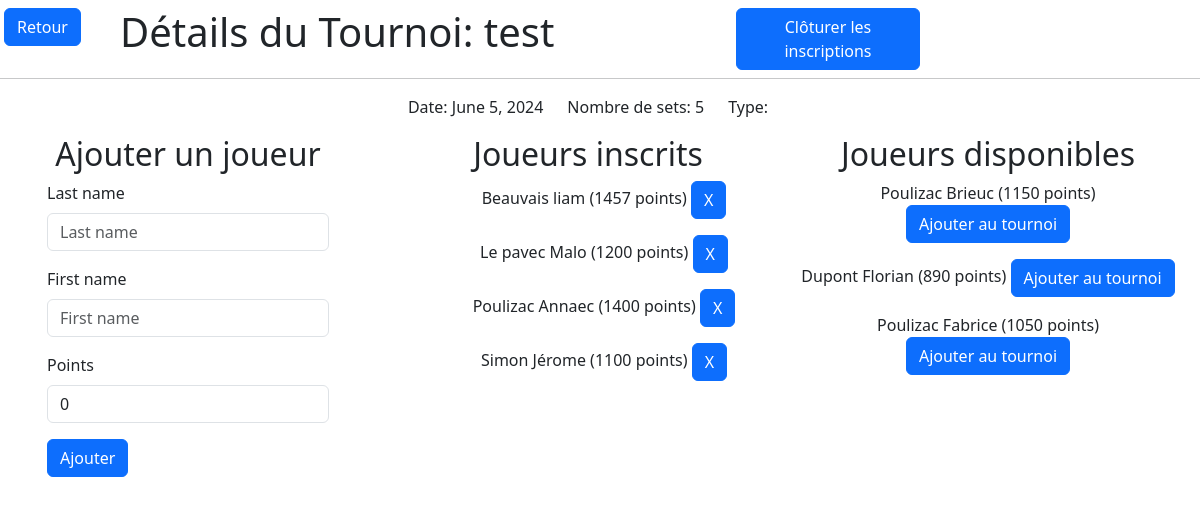
The app's page /5/ with its own data.
### tournament/models.py (models this page shows)
class Tournament(models.Model):
    date = models.DateField()
    name = models.CharField(max_length=100)
    set_number = models.IntegerField(default=5)
    category = models.CharField(max_length=100, choices=CATEGORIES, default="C")
    closed = models.BooleanField(default=False)
    tournament_type = models.CharField(max_length=100, choices=TOURNAMENT_TYPES, default="CLASSIC")

### player/models.py (models this page shows)
class Player(models.Model):
    first_name = models.CharField(max_length=50)
    last_name = models.CharField(max_length=50)
    points = models.IntegerField(default=0)
    tournaments = models.ManyToManyField(Tournament, related_name='players')

### tournament/views.py (the view, shortened to what this page needs)
# urls.py: path('<int:pk>/', TournamentDetailView.as_view(), name='tournament_detail'),
class TournamentDetailView(DetailView):
    model = Tournament
    template_name = "tournament/tournament_detail.html"
    context_object_name = 'tournament'
    def get_available_players(self):
            if self.object.category == "C":
                return Player.objects.exclude(tournaments=self.object).exclude(points=0)
            else:
                return Player.objects.exclude(tournaments=self.object)
    def get_context_data(self, **kwargs):
        context = super().get_context_data(**kwargs)
        context['players'] = self.object.players.order_by('last_name').all()
        context['form'] = PlayerForm()
        available_players = self.get_available_players()
        context['available_players'] = available_players
        return context

### tournament/views.py
class PlayerForm(forms.ModelForm):
    class Meta:
        model = Player
        fields = ['last_name', 'first_name', 'points']

### templates/tournament/tournament_detail.html (shortened to what this page needs)
{% extends "base/base.html" %}
{% load bootstrap5 %}
{% block content %}
    <div class="row">
        <div class="row">
            <div class="col-1 mx-2 p-2">
                <a class="btn btn-primary" href="{% url 'tournaments' %}">Retour</a>
            </div>
            <div class="col-6 p-2 mx-2">
                <h1>Détails du Tournoi: {{ tournament.name }}</h1>
            </div>
            {% if tournament.step_set %}
            <div class="col-2 p-2 mx-2">
            {% if tournament.step_set|length == 0 %}
                <a class="btn btn-primary" href="{% url 'create_first_step' tournament.pk %}">Clôturer les inscriptions</a>
            {% else %}
                <a class="btn btn-primary" href="{% url 'steps' tournament.pk %}">Accéder aux poules</a>
            {% endif %}
                </div>
            {% endif %}
        </div>
        <hr>
        <div class="row d-flex justify-content-center">
            <p style="width: fit-content">Date: {{ tournament.date }}</p>
            <p style="width: fit-content">Nombre de sets: {{ tournament.set_number }}</p>
            <p style="width: fit-content">Type: {{ tournament.get_type_display }}</p>
        </div>
        <div class="row d-flex justify-content-around">
            <div class="col">
                <h2 class="text-center">Ajouter un joueur</h2>
                <form class="w-75 mx-auto" method="post">
                    {% bootstrap_form form %}
                    {% buttons %}
                        <button type="submit" class="btn btn-primary">Ajouter</button>
                    {% endbuttons %}
                </form>
            </div>
            <div class="col">
                <h2 class="text-center">Joueurs inscrits</h2>
                <ul class="mx-auto">
                    {% for player in players %}
                        <div class="mb-2">
                            <p class="text-center">{{ player.last_name }} {{ player.first_name }} ({{ player.points }}
                                points)
                                <a class="btn btn-primary"
                                   href="{% url 'delete_player_from_tournament' tournament.pk player.pk %}">
                                    X
                                </a>
                            </p>
                        </div>
                    {% endfor %}
                </ul>
            </div>
            <div class="col">
                <h2 class="text-center">Joueurs disponibles</h2>
                {% for player in available_players %}
                    <div class="mb-2">
                        <p class="text-center">{{ player.last_name }} {{ player.first_name }} ({{ player.points }}
                            points)
                            <a class="btn btn-primary"
                               href="{% url 'add_player_to_tournament' tournament.pk player.pk %}">
                                Ajouter au tournoi
                            </a>
                        </p>
                    </div>
                {% endfor %}
            </div>
        </div>
    </div>
{% endblock %}

### records on screen
Tournament: name "test", date "June 5, 2024", set_number "5"
Player: last_name "Beauvais", first_name "liam", points "1457"
Player: last_name "Le pavec", first_name "Malo", points "1200"
Player: last_name "Poulizac", first_name "Annaec", points "1400"
Player: last_name "Simon", first_name "Jérome", points "1100"
Player: last_name "Poulizac", first_name "Brieuc", points "1150"
Player: last_name "Dupont", first_name "Florian", points "890"
Player: last_name "Poulizac", first_name "Fabrice", points "1050"
